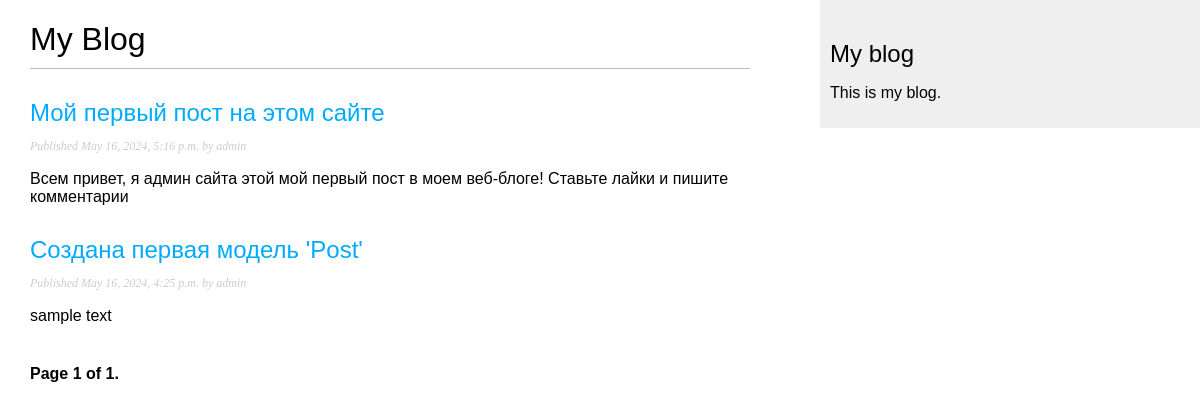
Before: / with the older database file.
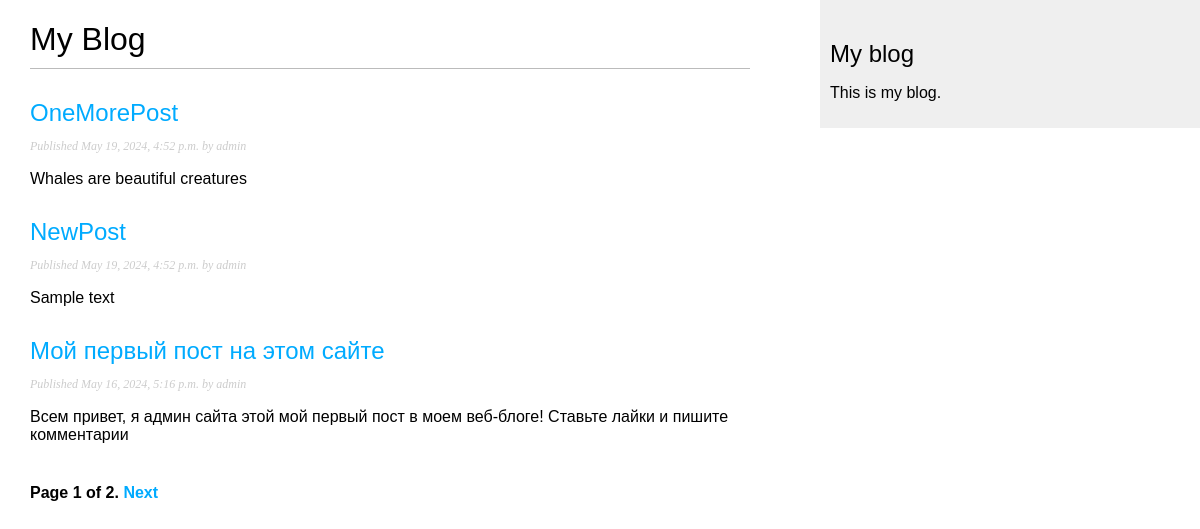
After: the same page with the newer database file.
### blog/models.py (models this page shows, shortened)
class Post(models.Model):
    class Status(models.TextChoices):
        DRAFT = 'DF', 'Draft'
        PUBLISHED = 'PB', 'Published'
    title = models.CharField(max_length=250)
    slug = models.SlugField(max_length=250)
    body = models.TextField()
    author = models.ForeignKey(User, on_delete=models.CASCADE, related_name='blog_posts')
    publish = models.DateTimeField(default=timezone.now)
    created = models.DateTimeField(auto_now_add=True)
    updated = models.DateTimeField(auto_now=True)
    status = models.CharField(max_length=2, choices=Status.choices, default=Status.DRAFT)
    objects = models.Manager()
    published = PublishManager()
    class Meta():
        ordering = ['-publish']
        indexes = [
            models.Index(fields=['-publish'])
        ]

### blog/views.py (the view)
# urls.py: path('', views.post_list, name='post_list'),
def post_list(request):
    post_list = Post.published.all()
    paginator = Paginator(post_list, 3)
    page_number = request.GET.get('page', 1)
    try:
        posts = paginator.page(page_number)
    except PageNotAnInteger:
        posts = paginator.page(1)
    except EmptyPage:
        posts = paginator.page(paginator.num_pages)
    return render(request, 'blog/list.html', {'posts':posts})

### blog/models.py (called while the page is built)
    def get_queryset(self):
        return super().get_queryset().filter(status=Post.Status.PUBLISHED)

### templates/blog/list.html (shortened to what this page needs)
{% extends "blog/index.html" %}
{% block content %}
    <h1>My Blog</h1>
    {% for post in posts %}
        <h2>
            <a href="{% url 'blog:post_detail' post.id %}"> {{ post.title }}</a>
        </h2>
        <p class="date">
            Published {{ post.publish }} by {{ post.author }}
        </p>
        {{ post.body|truncatewords:30|linebreaks }}
    {% endfor %}
    {% include "pagination.html" with page=posts %}
{% endblock %}

### templates/blog/index.html (shortened to what this page needs)
{% load static %}
<!DOCTYPE html>
<html>
<head>
    <link href="{% static 'css/blog.css' %}" rel="stylesheet">
</head>
<body>
<div id="content">
    {% block content %}
    {% endblock %}
</div>
<div id="sidebar">
    <h2>My blog</h2>
    <p>This is my blog.</p>
</div>
</body>
</html>

### templates/pagination.html (shortened to what this page needs)
<div class="pagination">
    <span class="step-links">
        <span class="current">
           Page {{ page.number }} of {{ page.paginator.num_pages }}.
        </span>
        {% if page.has_next %}
            <a href="?page={{ page.next_page_number }}">Next</a>
        {% endif %}
    </span>
</div>

Changed rows visible on the page:
no longer on this page (row unchanged): Post: title "Создана первая модель 'Post'", publish "May 16, 2024, 4:25 p.m.", author "admin", body "sample text"
added Post: title "OneMorePost", publish "May 19, 2024, 4:52 p.m.", author "admin", body "Whales are beautiful creatures"
added Post: title "NewPost", publish "May 19, 2024, 4:52 p.m.", author "admin", body "Sample text"
Other visible differences:
{{ page.paginator.num_pages }}: "1" → "2"
text now shown: "Next"
